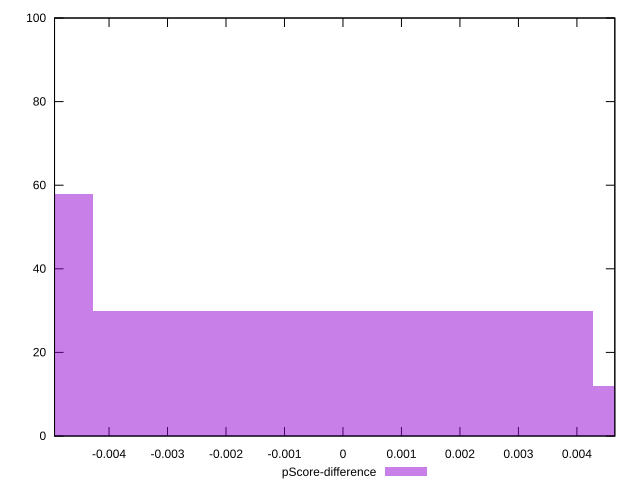

Generate this figure with gnuplot:
reset

$pScoreDifference <<EOF
0 30
-0.008549716472026065 58
0.008549716472026065 12
EOF

set key outside below
set boxwidth 0.008549716472026065
set xrange [-0.004931822957321863:0.004648231415178894]
set yrange [0:100]
set trange [0:100]
set style fill transparent solid 0.5 noborder
set terminal svg size 640, 490 enhanced background rgb 'white'
set output "report_00018_2021-02-10T15-25-16.877Z/max-potential-fid/samples/pages+cached+noadtech+nomedia/pScore-difference/histogram.svg"

plot $pScoreDifference title "pScore-difference" with boxes

reset
